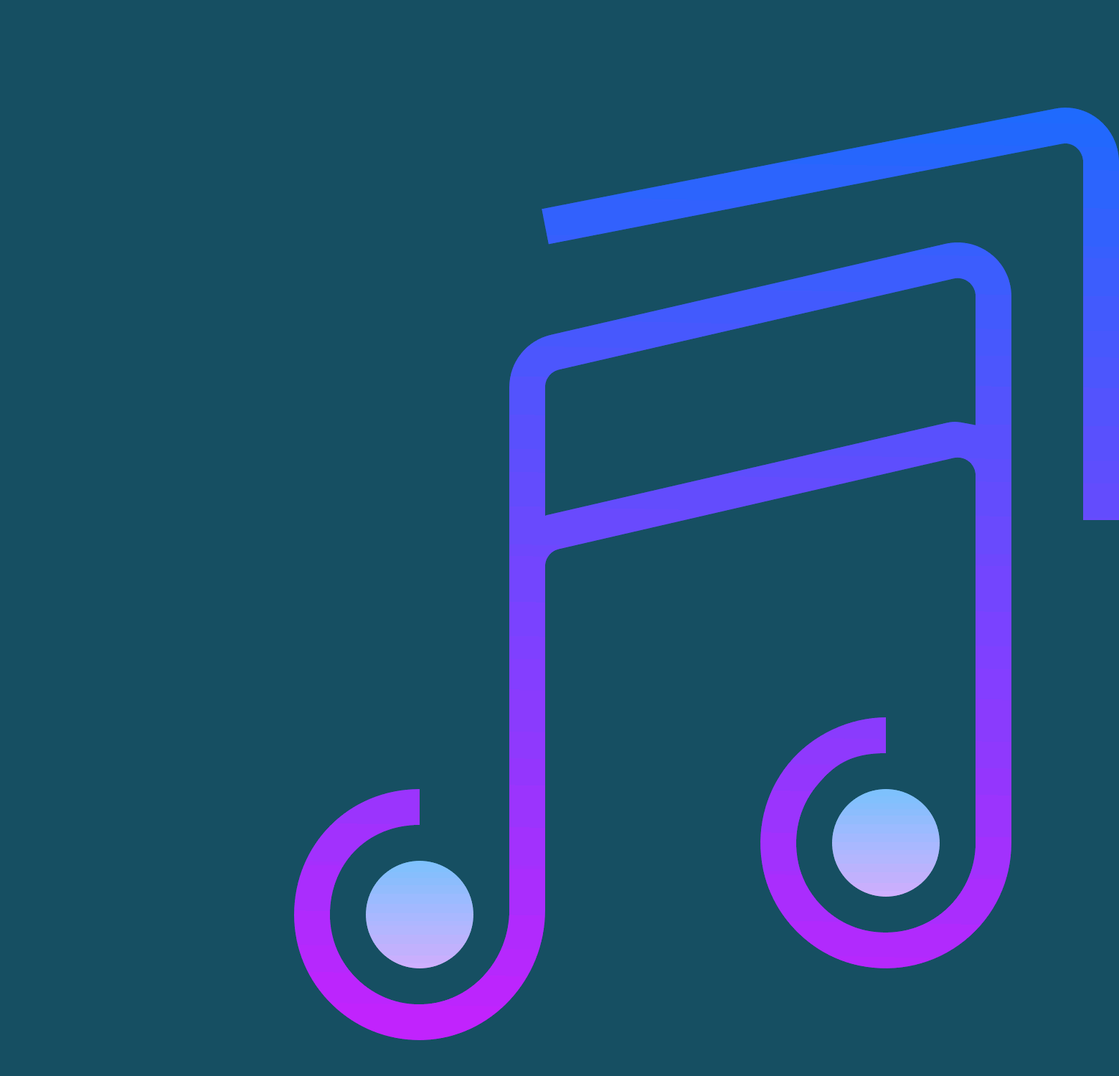
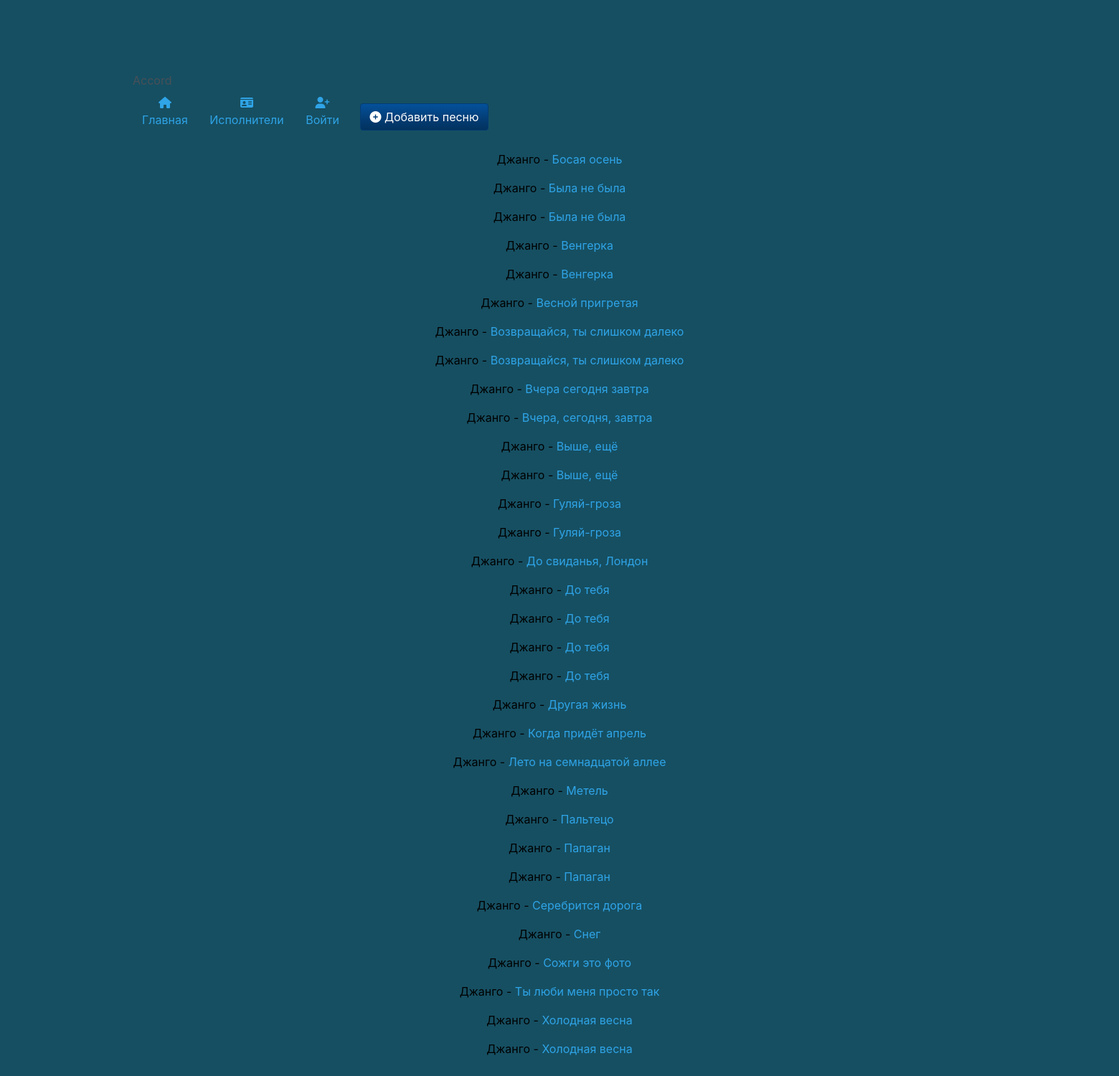
/1/, run on the app's committed database (2 pictures, top to bottom).
### main/models.py (models this page shows, shortened)
class Artist(models.Model):
    artist_name = models.CharField("Исполнитель", max_length=50)
    class Meta:
        verbose_name = "Артист"
        verbose_name_plural = "Артисты"
    def __str__(self):
        return self.artist_name

class Accord(models.Model):
    artist = models.ForeignKey(Artist, on_delete=models.CASCADE)
    song_title = models.CharField("Название произведения", max_length=150)
    song_text = models.TextField("Аккорды и текст")
    сhords_used =models.CharField("Используемые аккорды", max_length=250)
    link_to_the_video = models.CharField("Ссылка на видео", max_length=250)
    class Meta:
        verbose_name = "Подбор аккордов"
        verbose_name_plural = "Подборы аккордов"

### main/views.py (the view)
# urls.py: path('<int:pk_artist>/', views.all_songs_artist, name='all_songs_artist'),
def all_songs_artist(request, pk_artist):
    item_artist = Artist.objects.get(id=pk_artist)
    songs = get_list_or_404(Accord, artist_id=item_artist)
    return render(request, "main/all_songs_artist.html", {'songs': songs, 'item_artist': item_artist, 'title': item_artist})# TODO title

### templates/main/all_songs_artist.html (shortened to what this page needs)
{%extends 'base.html'%}
{%load static%}
{% block content %}
    <div class='container'>
        {% if songs %}
            {% for el in songs %}
                <div class="song_element">
                    <p>
                        <a>{{ item_artist.artist_name }}</a> - <a href="{% url 'song' item_artist.id el.id %}">{{ el.song_title }}</a>
                    </p>
                </div>
            {% endfor %}
            {% else %}
                <p>Нет записей</p>
        {% endif %}
    </div>
{% endblock %}

### static/main/css/main.css (style rules this page uses)
body { background: #164f62; }
.container { max-width: 1200px; margin: 0px auto; padding: 0px 5px; }

### data on the page
Accord: song_title "Босая осень"
Artist: artist_name "Джанго"
Accord: song_title "Была не была"
Accord: song_title "Была не была"
Accord: song_title "Венгерка"
Accord: song_title "Венгерка"
Accord: song_title "Весной пригретая"
Accord: song_title "Возвращайся, ты слишком далеко"
Accord: song_title "Возвращайся, ты слишком далеко"
Accord: song_title "Вчера сегодня завтра"
Accord: song_title "Вчера, сегодня, завтра"
Accord: song_title "Выше, ещё"
Accord: song_title "Выше, ещё"
Accord: song_title "Гуляй-гроза"
Accord: song_title "Гуляй-гроза"
Accord: song_title "До свиданья, Лондон"
Accord: song_title "До тебя"
Accord: song_title "До тебя"
Accord: song_title "До тебя"
Accord: song_title "До тебя"
Accord: song_title "Другая жизнь"
Accord: song_title "Когда придёт апрель"
Accord: song_title "Лето на семнадцатой аллее"
Accord: song_title "Метель"
Accord: song_title "Пальтецо"
Accord: song_title "Папаган"
Accord: song_title "Папаган"
Accord: song_title "Серебрится дорога"
Accord: song_title "Снег"
Accord: song_title "Сожги это фото"
Accord: song_title "Ты люби меня просто так"
Accord: song_title "Холодная весна"
Accord: song_title "Холодная весна"
